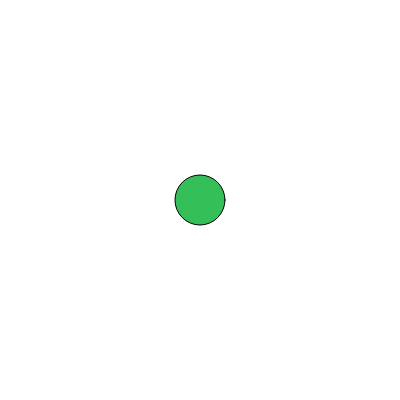
Frame 1 (no input)
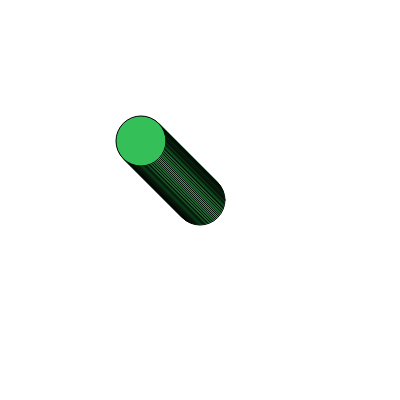
Frame 60 (no input)
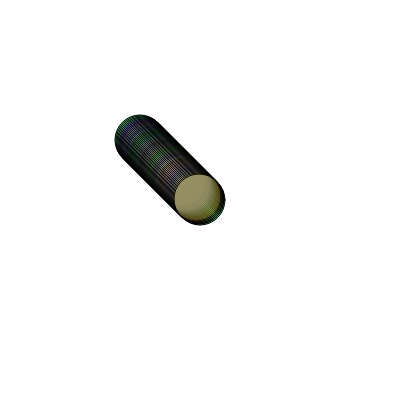
Frame 120 (the mouse pressed at the canvas centre since frame 60)

The p5.js sketch that drew these frames (run headless with seeded random() and noise() and a simulated clock; from frame 60 on, the mouse is pressed at the canvas centre):

// p5.js sketch
// ── sketch.js
let cor; 
let x; // x
let y; // y




function setup() {
random (0, 255);
  createCanvas(400, 400);
background ("white")
cor = color(random(0, 255), random(0, 255), random(0, 255));
x = 200;
y = 200;
}

function draw() {
fill (cor);
                 circle(x, y, 50)

if(mouseX < x) {
x = x - 1;
}
if (mouseX > x) {
x = x + 1;
}

if(mouseY < y) {
y = y -1;
}
if(mouseY > y) {
y = y + 1
}

if(mouseIsPressed) {

cor = color(random(0, 255), random(0, 255), random(0, 255),
random(0, 100));
}




}
